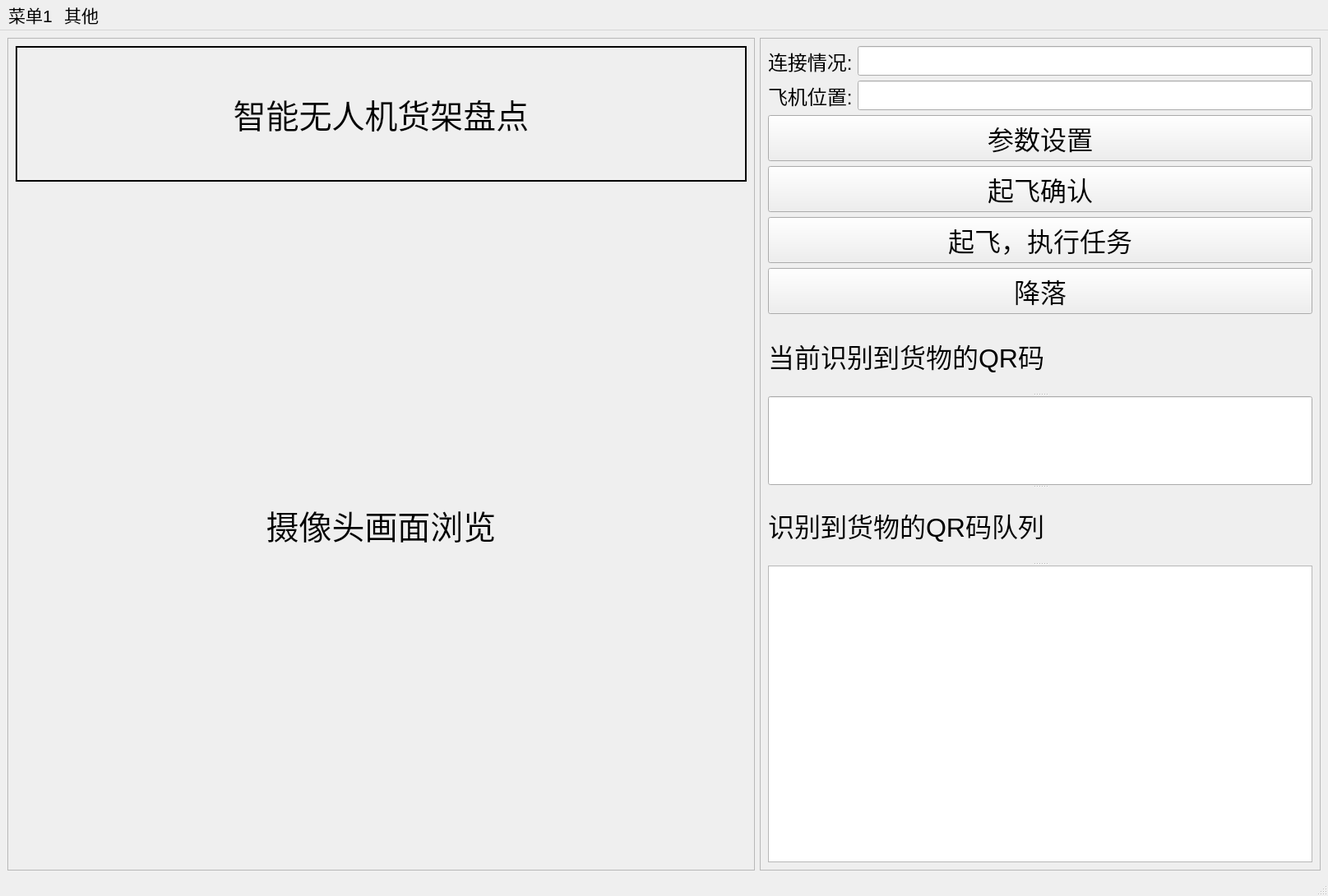
<?xml version="1.0" encoding="UTF-8"?>
<ui version="4.0">
 <class>MainWindow</class>
 <widget class="QMainWindow" name="MainWindow">
  <property name="geometry">
   <rect>
    <x>0</x>
    <y>0</y>
    <width>1615</width>
    <height>1090</height>
   </rect>
  </property>
  <property name="windowTitle">
   <string>MainWindow</string>
  </property>
  <widget class="QWidget" name="centralwidget">
   <property name="layoutDirection">
    <enum>Qt::LeftToRight</enum>
   </property>
   <layout class="QGridLayout" name="gridLayout_3" rowstretch="1,0,0" columnstretch="4,3">
    <item row="0" column="1" rowspan="3">
     <widget class="QFrame" name="frame">
      <property name="font">
       <font>
        <weight>50</weight>
        <bold>false</bold>
       </font>
      </property>
      <property name="frameShape">
       <enum>QFrame::StyledPanel</enum>
      </property>
      <property name="frameShadow">
       <enum>QFrame::Raised</enum>
      </property>
      <property name="lineWidth">
       <number>3</number>
      </property>
      <layout class="QVBoxLayout" name="verticalLayout_2" stretch="1,0,0,0,0,10">
       <item>
        <layout class="QFormLayout" name="formLayout">
         <item row="0" column="0">
          <widget class="QLabel" name="label_status">
           <property name="sizePolicy">
            <sizepolicy hsizetype="Preferred" vsizetype="Preferred">
             <horstretch>0</horstretch>
             <verstretch>0</verstretch>
            </sizepolicy>
           </property>
           <property name="font">
            <font>
             <pointsize>18</pointsize>
             <weight>50</weight>
             <bold>false</bold>
            </font>
           </property>
           <property name="text">
            <string>连接情况:</string>
           </property>
          </widget>
         </item>
         <item row="0" column="1">
          <widget class="QLineEdit" name="lineEdit_status">
           <property name="sizePolicy">
            <sizepolicy hsizetype="Preferred" vsizetype="Preferred">
             <horstretch>0</horstretch>
             <verstretch>0</verstretch>
            </sizepolicy>
           </property>
           <property name="font">
            <font>
             <pointsize>18</pointsize>
             <weight>50</weight>
             <bold>false</bold>
            </font>
           </property>
          </widget>
         </item>
         <item row="1" column="0">
          <widget class="QLabel" name="label_pos">
           <property name="sizePolicy">
            <sizepolicy hsizetype="Preferred" vsizetype="Preferred">
             <horstretch>0</horstretch>
             <verstretch>0</verstretch>
            </sizepolicy>
           </property>
           <property name="font">
            <font>
             <pointsize>18</pointsize>
             <weight>50</weight>
             <bold>false</bold>
            </font>
           </property>
           <property name="text">
            <string>飞机位置:</string>
           </property>
          </widget>
         </item>
         <item row="1" column="1">
          <widget class="QLineEdit" name="lineEdit_pos">
           <property name="sizePolicy">
            <sizepolicy hsizetype="Preferred" vsizetype="Preferred">
             <horstretch>0</horstretch>
             <verstretch>0</verstretch>
            </sizepolicy>
           </property>
           <property name="font">
            <font>
             <pointsize>18</pointsize>
             <weight>50</weight>
             <bold>false</bold>
            </font>
           </property>
          </widget>
         </item>
        </layout>
       </item>
       <item>
        <widget class="QPushButton" name="pushButton_runtask">
         <property name="sizePolicy">
          <sizepolicy hsizetype="Preferred" vsizetype="Preferred">
           <horstretch>0</horstretch>
           <verstretch>0</verstretch>
          </sizepolicy>
         </property>
         <property name="font">
          <font>
           <pointsize>24</pointsize>
           <weight>50</weight>
           <bold>false</bold>
          </font>
         </property>
         <property name="text">
          <string>参数设置</string>
         </property>
        </widget>
       </item>
       <item>
        <widget class="QPushButton" name="pushButton">
         <property name="font">
          <font>
           <pointsize>24</pointsize>
          </font>
         </property>
         <property name="text">
          <string>起飞确认</string>
         </property>
        </widget>
       </item>
       <item>
        <widget class="QPushButton" name="pushButton_takeoff">
         <property name="sizePolicy">
          <sizepolicy hsizetype="Preferred" vsizetype="Preferred">
           <horstretch>0</horstretch>
           <verstretch>0</verstretch>
          </sizepolicy>
         </property>
         <property name="font">
          <font>
           <pointsize>24</pointsize>
           <weight>50</weight>
           <bold>false</bold>
          </font>
         </property>
         <property name="text">
          <string>起飞，执行任务</string>
         </property>
        </widget>
       </item>
       <item>
        <widget class="QPushButton" name="pushButton_land">
         <property name="sizePolicy">
          <sizepolicy hsizetype="Preferred" vsizetype="Preferred">
           <horstretch>0</horstretch>
           <verstretch>0</verstretch>
          </sizepolicy>
         </property>
         <property name="font">
          <font>
           <pointsize>24</pointsize>
           <weight>50</weight>
           <bold>false</bold>
          </font>
         </property>
         <property name="text">
          <string>降落</string>
         </property>
        </widget>
       </item>
       <item>
        <widget class="QSplitter" name="splitter_2">
         <property name="orientation">
          <enum>Qt::Vertical</enum>
         </property>
         <widget class="QLabel" name="label_qrtitle">
          <property name="sizePolicy">
           <sizepolicy hsizetype="Preferred" vsizetype="Preferred">
            <horstretch>0</horstretch>
            <verstretch>0</verstretch>
           </sizepolicy>
          </property>
          <property name="font">
           <font>
            <pointsize>24</pointsize>
            <weight>50</weight>
            <bold>false</bold>
           </font>
          </property>
          <property name="text">
           <string>当前识别到货物的QR码</string>
          </property>
         </widget>
         <widget class="QLineEdit" name="lineEdit_qrcode">
          <property name="sizePolicy">
           <sizepolicy hsizetype="Preferred" vsizetype="Preferred">
            <horstretch>0</horstretch>
            <verstretch>0</verstretch>
           </sizepolicy>
          </property>
          <property name="font">
           <font>
            <pointsize>32</pointsize>
            <weight>50</weight>
            <bold>false</bold>
           </font>
          </property>
          <property name="text">
           <string/>
          </property>
         </widget>
         <widget class="QLabel" name="label_qrtitle_2">
          <property name="sizePolicy">
           <sizepolicy hsizetype="Preferred" vsizetype="Preferred">
            <horstretch>0</horstretch>
            <verstretch>0</verstretch>
           </sizepolicy>
          </property>
          <property name="font">
           <font>
            <pointsize>24</pointsize>
            <weight>50</weight>
            <bold>false</bold>
           </font>
          </property>
          <property name="text">
           <string>识别到货物的QR码队列</string>
          </property>
         </widget>
         <widget class="QPlainTextEdit" name="plainTextEdit_qrcode_order">
          <property name="sizePolicy">
           <sizepolicy hsizetype="Preferred" vsizetype="Preferred">
            <horstretch>0</horstretch>
            <verstretch>0</verstretch>
           </sizepolicy>
          </property>
          <property name="font">
           <font>
            <pointsize>32</pointsize>
            <weight>50</weight>
            <bold>false</bold>
           </font>
          </property>
          <property name="plainText">
           <string/>
          </property>
         </widget>
        </widget>
       </item>
      </layout>
     </widget>
    </item>
    <item row="0" column="0" rowspan="3">
     <widget class="QFrame" name="frame_carmera">
      <property name="frameShape">
       <enum>QFrame::StyledPanel</enum>
      </property>
      <property name="frameShadow">
       <enum>QFrame::Raised</enum>
      </property>
      <layout class="QVBoxLayout" name="verticalLayout_3" stretch="1,5">
       <item>
        <widget class="QLabel" name="label">
         <property name="font">
          <font>
           <pointsize>30</pointsize>
          </font>
         </property>
         <property name="frameShape">
          <enum>QFrame::WinPanel</enum>
         </property>
         <property name="frameShadow">
          <enum>QFrame::Plain</enum>
         </property>
         <property name="text">
          <string>智能无人机货架盘点</string>
         </property>
         <property name="alignment">
          <set>Qt::AlignCenter</set>
         </property>
         <property name="margin">
          <number>4</number>
         </property>
        </widget>
       </item>
       <item>
        <widget class="QLabel" name="label_qrcode_image">
         <property name="sizePolicy">
          <sizepolicy hsizetype="Preferred" vsizetype="Preferred">
           <horstretch>0</horstretch>
           <verstretch>0</verstretch>
          </sizepolicy>
         </property>
         <property name="font">
          <font>
           <pointsize>30</pointsize>
          </font>
         </property>
         <property name="acceptDrops">
          <bool>true</bool>
         </property>
         <property name="layoutDirection">
          <enum>Qt::LeftToRight</enum>
         </property>
         <property name="frameShape">
          <enum>QFrame::NoFrame</enum>
         </property>
         <property name="text">
          <string>摄像头画面浏览</string>
         </property>
         <property name="scaledContents">
          <bool>true</bool>
         </property>
         <property name="alignment">
          <set>Qt::AlignCenter</set>
         </property>
         <property name="margin">
          <number>1</number>
         </property>
        </widget>
       </item>
      </layout>
     </widget>
    </item>
   </layout>
  </widget>
  <widget class="QMenuBar" name="menubar">
   <property name="geometry">
    <rect>
     <x>0</x>
     <y>0</y>
     <width>1615</width>
     <height>37</height>
    </rect>
   </property>
   <property name="font">
    <font>
     <pointsize>16</pointsize>
    </font>
   </property>
   <widget class="QMenu" name="menu_1">
    <property name="font">
     <font>
      <pointsize>16</pointsize>
     </font>
    </property>
    <property name="title">
     <string>菜单1</string>
    </property>
    <addaction name="actionClose"/>
   </widget>
   <widget class="QMenu" name="menu_test">
    <property name="title">
     <string>其他</string>
    </property>
    <addaction name="actionHand"/>
   </widget>
   <addaction name="menu_1"/>
   <addaction name="menu_test"/>
  </widget>
  <widget class="QStatusBar" name="statusbar"/>
  <action name="actionClose">
   <property name="text">
    <string>关闭/退出程序</string>
   </property>
  </action>
  <action name="actionOpenSub">
   <property name="text">
    <string>打开手动控制界面</string>
   </property>
  </action>
  <action name="actionHand">
   <property name="text">
    <string>手动操作面板</string>
   </property>
   <property name="font">
    <font>
     <pointsize>16</pointsize>
    </font>
   </property>
  </action>
 </widget>
 <resources/>
 <connections>
  <connection>
   <sender>actionClose</sender>
   <signal>triggered()</signal>
   <receiver>MainWindow</receiver>
   <slot>close()</slot>
   <hints>
    <hint type="sourcelabel">
     <x>-1</x>
     <y>-1</y>
    </hint>
    <hint type="destinationlabel">
     <x>659</x>
     <y>544</y>
    </hint>
   </hints>
  </connection>
 </connections>
</ui>
